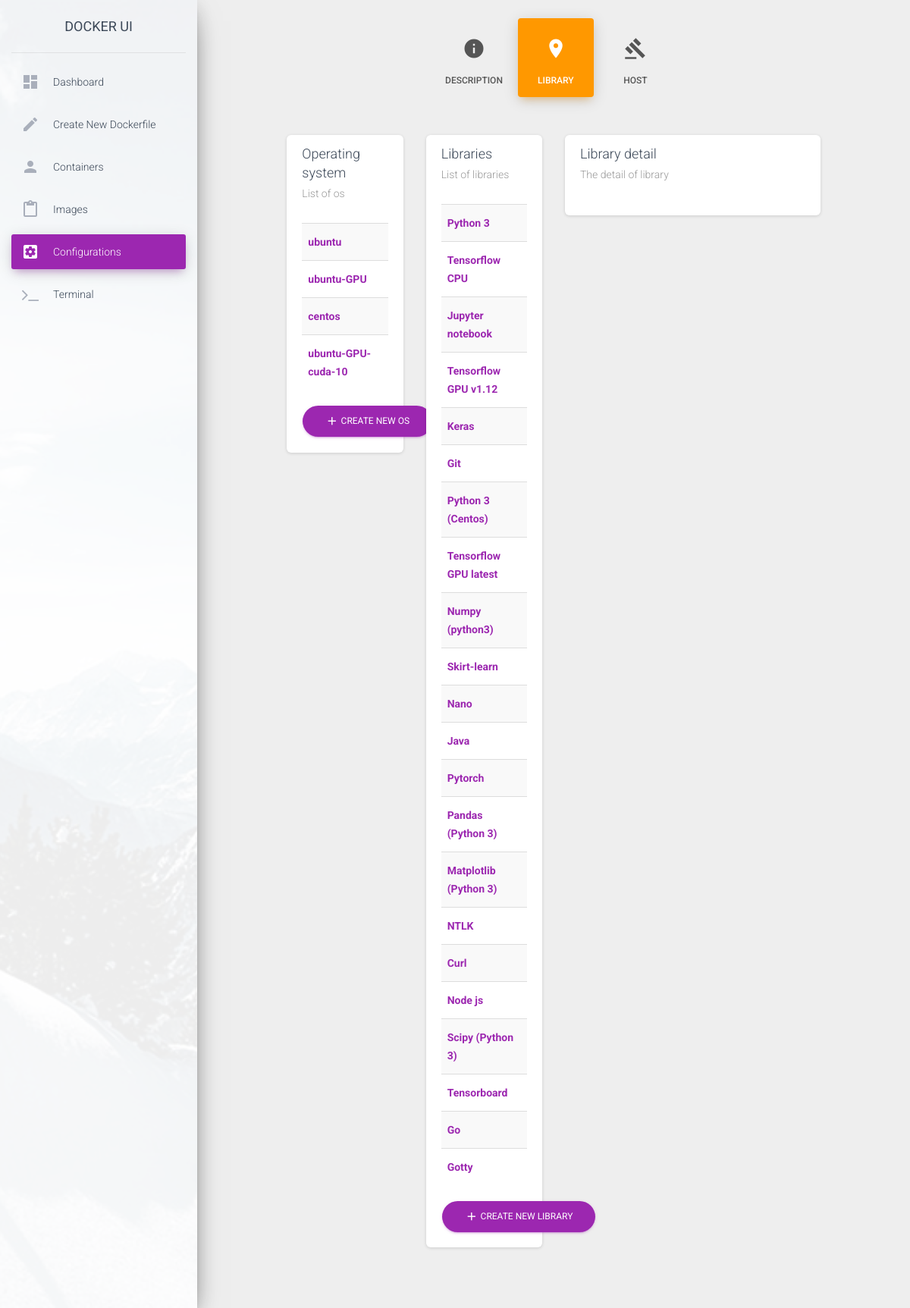
Before: /src/html/src/Configuration.php (signed in) with the older database file.
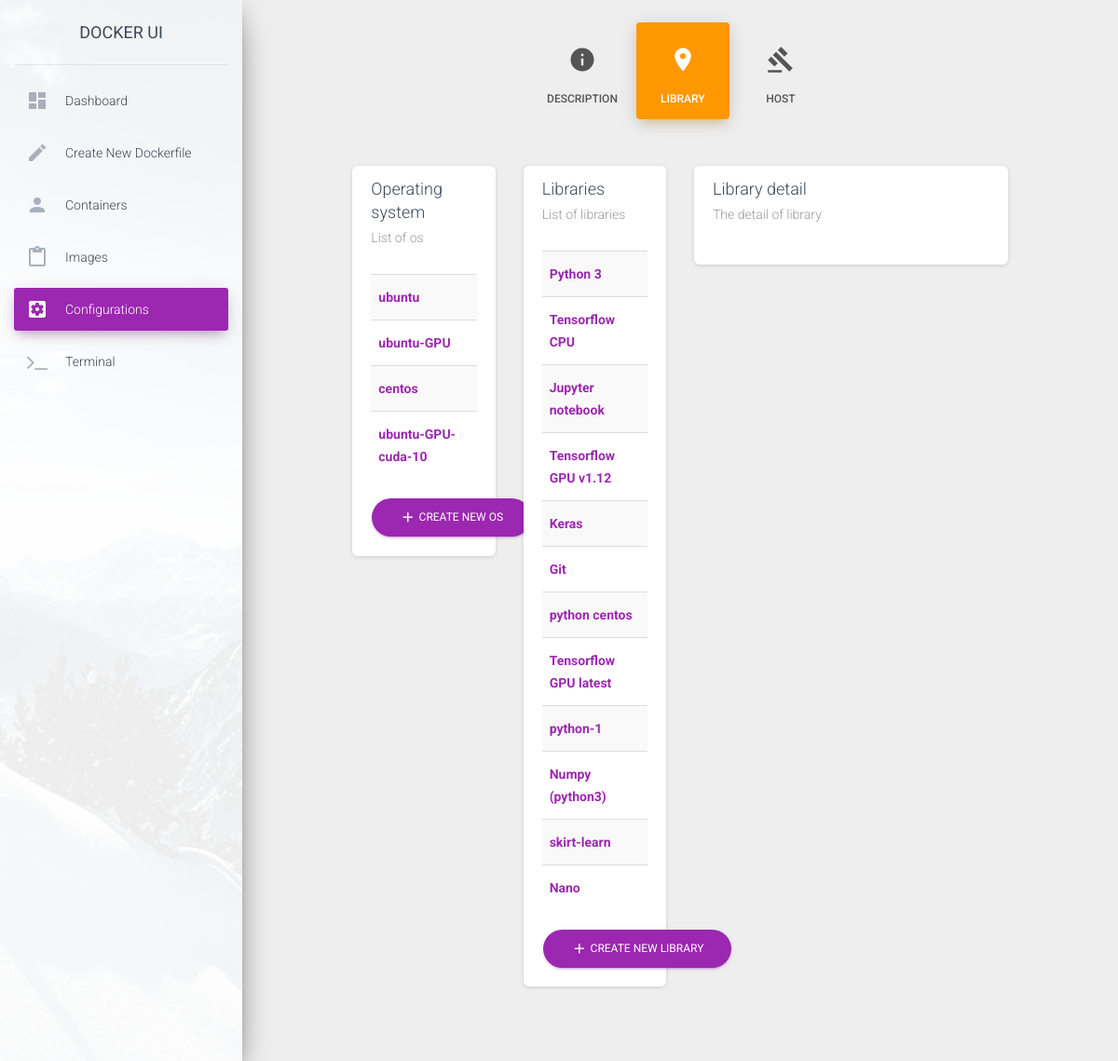
After: the same page with the newer database file.
### tables this page shows
CREATE TABLE library (
    id INTEGER PRIMARY KEY AUTOINCREMENT,
    name TEXT NOT NULL UNIQUE,
    isGPU BOOLEAN NOT NULL
);

### src/model/LibraryModel.php (called while the page is built, shortened)
<?php
    class LibraryModel {
        private $id;
        private $name;
        public function getId()
        {
            return $this->id;
        }
        public function setId($id): void
        {
            $this->id = $id;
        }
        public function getName()
        {
            return $this->name;
        }
        public function setName($name): void
        {
            $this->name = $name;
        }
    }
?>

### src/dao/LibraryDao.php (called while the page is built, shortened)
<?php
    class LibraryDao{
        function getAll() :array {
            $db = new Database();
            $sqlQuery = "SELECT * FROM library";
            $ret = $db->query($sqlQuery);
            $result = [];
            while($row = $ret->fetchArray(SQLITE3_ASSOC) ) {
               array_push($result, new LibraryEntity($row['id'], $row['name'], $row['isGPU']));
            }
            return $result;
        }
    }
?>

### src/service/LibraryService.php (called while the page is built, shortened)
<?php
    include_once(__DIR__.'/../dao/LibraryDao.php');
    include_once(__DIR__.'/../model/LibraryModel.php');
    class LibraryService {
        private $libraryDao;
        private $dependenceDao;
        function __construct(){
            $this->libraryDao = new LibraryDao();
            $this->dependenceDao = new DependenceDao();
        }
        public function getAllImageModelsMapById() {
            $libraryEntities = $this->libraryDao->getAll();
            $libraryModelMapById = array();
            foreach ($libraryEntities as $libraryEntity) {
                $libraryModelMapById[$libraryEntity->getId()] = LibraryModel::fromEntity($libraryEntity);
            }
            $dependences = $this->dependenceDao->getAll();
            foreach ($dependences as $dependence) {
                $libraryModelMapById[$dependence->getLibraryId()]->addParentLibrary($libraryModelMapById[$dependence->getParentLibraryId()]);
                $libraryModelMapById[$dependence->getParentLibraryId()]->addChildLibrary($libraryModelMapById[$dependence->getLibraryId()]);
            }
            return $libraryModelMapById;
        }
    }
?>

### src/html/src/library/LibraryPage.php (the view, shortened to what this page needs)
<?php
    include_once (__DIR__."/../../../service/LibraryService.php");
    $libraryService = new LibraryService();
    $GLOBALS['libraries'] = $libraryService->getAllImageModelsMapById();
?>
<div class="col-md-10 ml-auto mr-auto">
    <div class="row">
        <div class="col-md-3">
            <div class="card">
                <div class="card-header">
                    <h4 class="card-title">Operating system</h4>
                    <p class="card-category">List of os</p>
                </div>
                <div class="card-body">
                    <table class="table table-striped table-hover">
                        <tbody>
                            <?php
                                foreach ($GLOBALS['libraries'] as $library) {
                                    if (!$library->isOS()) {
                                        continue;
                                    }
                                    echo "<tr>";
                                    echo "<th><a href='./Configuration.php?library-id=". $library->getId()."'>".$library->getName()."</a></th>";
                                    echo "</tr>";
                                }
                            ?>
                        </tbody>
                    </table>
                    <div class="text-right">
                        <button class="btn btn-primary btn-round" data-toggle="modal" data-target="#new-os">
                            <i class="material-icons">add</i> Create new OS
                        </button>
                    </div>
                </div>
            </div>
        </div>
        <div class="col-md-3">
            <div class="card">
                <div class="card-header">
                    <h4 class="card-title">Libraries</h4>
                    <p class="card-category">List of libraries </p>
                </div>
                <div class="card-body">
                    <table class="table table-striped table-hover">
                        <tbody>
                            <?php
                                foreach ($GLOBALS['libraries'] as $library) {
                                    if ($library->isOS()) {
                                        continue;
                                    }
                                    echo "<tr>";
                                    echo "<th><a href='./Configuration.php?library-id=". $library->getId()."'>".$library->getName()."</th>";
                                    echo "</tr>";
                                }
                            ?>
                        </tbody>
                    </table>
                    <div class="text-right">
                        <button class="btn btn-primary btn-round" data-toggle="modal" data-target="#new-library">
                            <i class="material-icons">add</i> Create new library
                        </button>
                    </div>
                </div>
            </div>
        </div>
        <div class="col-md-6">
            <div class="card">
                <div class="card-header">
                    <h4 class="card-title">Library detail</h4>
                    <p class="card-category">The detail of library</p>
                </div>
                <div class="card-body">
                </div>
            </div>
        </div>
    </div>
</div>

### src/html/src/Configuration.php (shortened to what this page needs)
<!DOCTYPE html>
<html lang="en">
<head>
  <link rel="stylesheet" href="https://maxcdn.bootstrapcdn.com/font-awesome/latest/css/font-awesome.min.css">
  <link href="../assets/css/material-dashboard.css?v=2.1.1" rel="stylesheet" />
    <link rel="stylesheet" href="../highlightjs/styles/default.css">
</head>
<body class="">
  <div class="wrapper ">
    <?php
      include_once('sidebar.php'); ?>
    <div class="main-panel">
        <div class="container-fluid">
            <?php
                if (isset($_SESSION['key']) ) {
                    include_once("configuration/ConfigurationDisplay.php");
                } else {
                    include_once("configuration/login.php");
                }
            ?>
        </div>
    </div>
  </div>
</body>
</html>

### src/html/src/sidebar.php (shortened to what this page needs)
<div class="sidebar" data-color="purple" data-background-color="white" data-image="../assets/img/sidebar-1.jpg">
    <div class="logo">
      <a href="#" class="simple-text logo-normal">
        Docker UI
      </a>
    </div>
    <div class="sidebar-wrapper">
      <ul class="nav">
        <li class="nav-item <?php if ($GLOBALS['toogle'] == 'dashboard') echo "active"; ?>">
          <a class="nav-link" href="./dashboard.php">
            <i class="material-icons">dashboard</i>
            <p>Dashboard</p>
          </a>
        </li>
        <li class="nav-item <?php if ($GLOBALS['toogle'] == 'dockerfile') echo "active"; ?>">
            <a class="nav-link" href="./dockerfile.php">
              <i class="material-icons">create</i>
              <p>Create new dockerfile</p>
            </a>
          </li>
        <li class="nav-item <?php if ($GLOBALS['toogle'] == 'containers') echo "active"; ?>">
          <a class="nav-link" href="./containers.php">
            <i class="material-icons">person</i>
            <p>Containers</p>
          </a>
        </li>
        <li class="nav-item <?php if ($GLOBALS['toogle'] == 'images') echo "active"; ?>">
          <a class="nav-link" href="./images.php">
            <i class="material-icons">content_paste</i>
            <p>Images</p>
          </a>
        </li>
      <li class="nav-item <?php if ($GLOBALS['toogle'] == 'configuration') echo "active"; ?>">
          <a class="nav-link" href="./Configuration.php">
              <i class="material-icons">settings_applications</i>
              <p>Configurations</p>
          </a>
      </li>
        <li class="nav-item <?php if ($GLOBALS['toogle'] == 'terminal') echo "active"; ?>">
          <a class="nav-link" href="./Terminal.php">
            <i class="fa fa-terminal material-icons"></i>
              <p>Terminal</p>
          </a>
        </li>
      </ul>
    </div>
</div>

### src/html/src/configuration/ConfigurationDisplay.php (shortened to what this page needs)
<div class="col-md-8 ml-auto mr-auto">
    <div class="page-categories">
        <br>
    </div>
    <ul class="nav nav-pills nav-pills-warning nav-pills-icons justify-content-center" role="tablist">
        <li class="nav-item">
            <a class="nav-link" data-toggle="tab" href="#link7" role="tablist">
                <i class="material-icons">info</i> Description
            </a>
        </li>
        <li class="nav-item">
            <a class="nav-link active" data-toggle="tab" href="#link8" role="tablist">
                <i class="material-icons">location_on</i> Library
            </a>
        </li>
        <li class="nav-item">
            <a class="nav-link" data-toggle="tab" href="#link9" role="tablist">
                <i class="material-icons">gavel</i> Host
            </a>
        </li>
    </ul>
</div>
<div class="tab-content tab-space tab-subcategories">
    <div class="tab-pane active" id="link8">
        <div class="col-md-12">
            <?php include_once(__DIR__."/../library/LibraryPage.php");?>
        </div>
    </div>
</div>

Changed rows visible on the page:
removed library: name "Java", shown under "Libraries"
removed library: name "Pytorch", shown under "Libraries"
removed library: name "Pandas (Python 3)", shown under "Libraries"
removed library: name "Matplotlib (Python 3)", shown under "Libraries"
removed library: name "NTLK", shown under "Libraries"
removed library: name "Curl", shown under "Libraries"
removed library: name "Node js", shown under "Libraries"
removed library: name "Scipy (Python 3)", shown under "Libraries"
removed library: name "Tensorboard", shown under "Libraries"
removed library: name "Go", shown under "Libraries"
removed library: name "Gotty", shown under "Libraries"
changed library: name "Python 3 (Centos)" → "python centos"
added library: name "python-1", shown under "Libraries"
changed library: name "Skirt-learn" → "skirt-learn"
